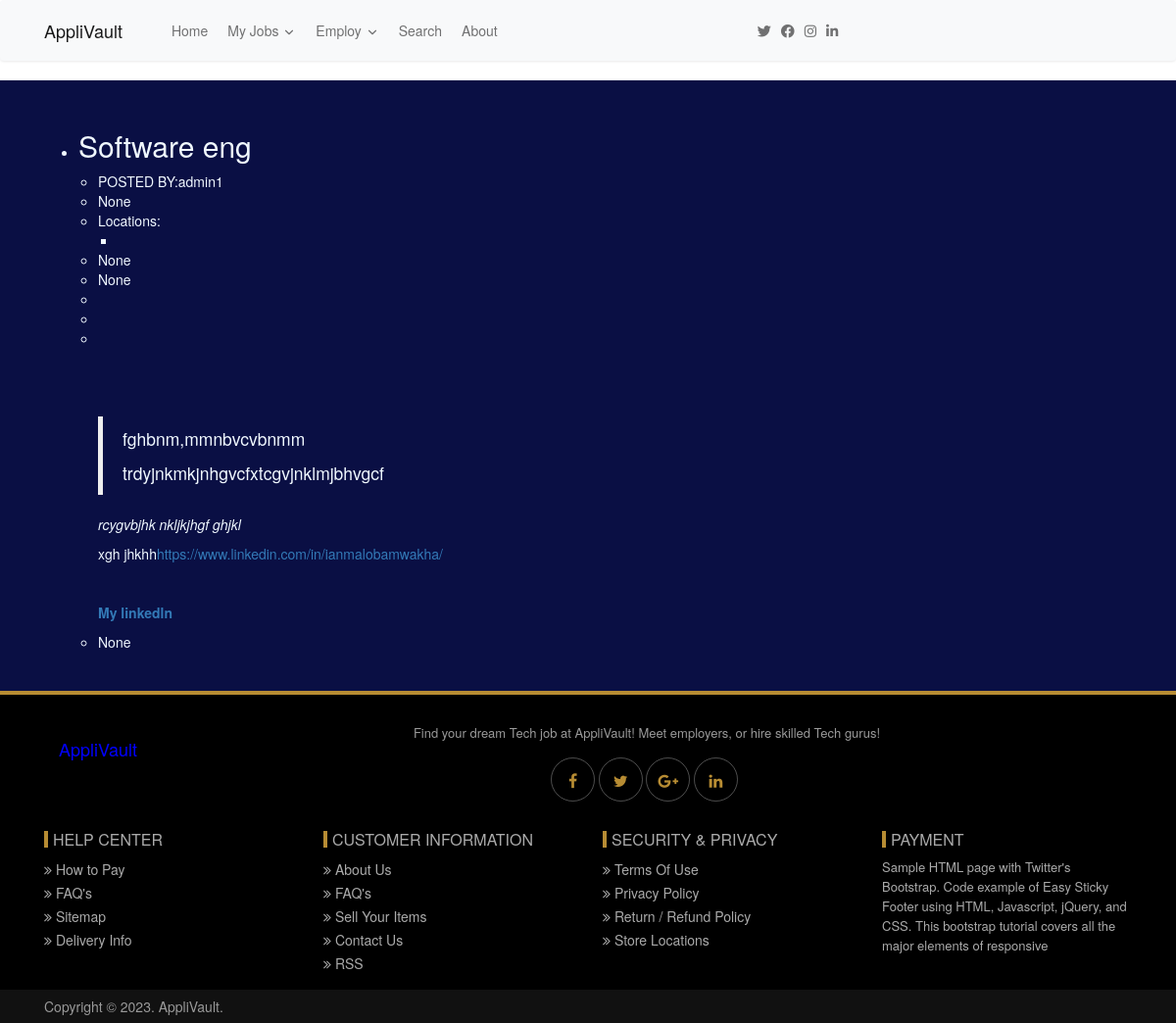
Screenshot of /job-details/5/ with the database file from the repository.
### job/models.py (models this page shows, shortened)
class Job(models.Model):
    job_name = models.CharField(max_length=125)
    job_poster = models.ForeignKey(User, on_delete=models.CASCADE, null=True)
    company_name = models.CharField(max_length=100, blank=True, null=True)
    company_website_link = models.CharField(max_length=500, blank=True, null=True)
    job_location = CountryField(blank_label="(Select Countries)",multiple=True, blank=True)
    job_alternative_location = models.CharField(max_length=250, blank=True, null=True)
    EXPERIENCE_LEVEL_CHOICES = (
        ('Internship', 'Internship'),
        ('Entry Level', 'Entry Level'),
        ('Associate', 'Associate'),
        ('Mid-Senior Level', 'Mid-Senior Level'),
        ('Senior Level', 'Senior Level'),
        ('Director', 'Director'),
        ('Executive', 'Executive')
    )
    experience_level = MultiSelectField(max_length=125, choices=EXPERIENCE_LEVEL_CHOICES, blank=True)
    JOB_TYPE_CHOICES = (
        ('Remote', 'Remote'),
        ('On-site', 'On-site'),
        ('Hybrid', 'Hybrid')
    )
    job_type = MultiSelectField(max_length=125, choices=JOB_TYPE_CHOICES, blank=True)
    job_details = CKEditor5Field(null=True, blank=True)
    job_salary = models.CharField(max_length=100, blank=True, null=True)
    job_application_link = models.CharField(max_length=125, blank=True, null=True)

### core/views.py (the view)
# urls.py: path('job-details/<int:pk>/', views.job_details, name='job_details'),
def job_details(request, pk):
    job = get_object_or_404(Job, pk=pk)
    return render(request, "core/job_details.html", {
        'job': job,
        'pk': pk,
    })

### core/templates/core/job_details.html (shortened to what this page needs)
{% extends 'core/base.html' %}
{% block content %}
<div>
    <div  style="background-color: rgb(10, 15, 68); color: aliceblue;">
        <div class="container py-5">
           <div class="container">
              <ul>
                 <li>
                    <h2>{{ job.job_name }}</h2>
                    <ul>
                       <li>POSTED BY:{{ job.job_poster }}</li>
                       <li>{{ job.company_name }}</li>
                       <li>Locations:</li>
                        <ul>
                           <li>{{ job.job_location.name }}</li>
                        </ul>
                       <li>{{ job.job_alternative_location }}</li>
                       <li>{{ job.company_website_link }}</li>
                       <li>{{ job.experience_level }}</li>
                       <li>{{ job.job_type }}</li>
                       {% if job.job_details %}
                          <li>{{ job.job_details|safe }}</li>
                       {% else %}
                          <i>(Job details not provided...)</i>
                       {% endif %}
                          <li>{{ job.job_application_link }}</li>
                    </ul>
                 </li>
              </ul>
           </div>
        </div>
     </div>
</div>
{% endblock %}

### rows the page displays
Job: job_name "Software eng", job_poster "admin1", company_name "None", job_alternative_location "None", company_website_link "None", job_details "fghbnm,mmnbvcvbnmm trdyjnkmkjnhgvcfxtcgvjnklmjbhvgcf rcygvbjhk nkljkjhgf ghjkl xgh jhkhh https://www.linkedin.com/in/ianmalobamwakha/ My linkedln", job_application_link "None"
